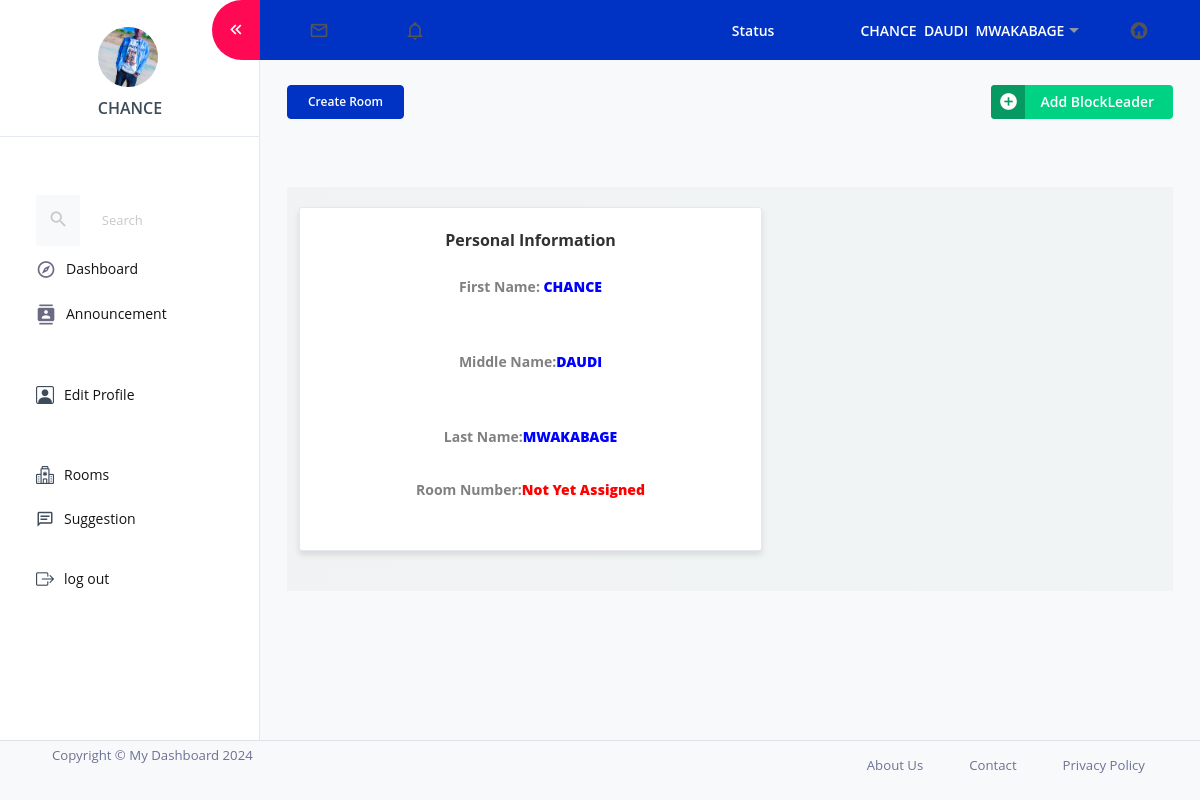
Screenshot of /dashboard/ (signed in) with the database file from the repository.
### authentication/models.py (models this page shows)
class User(AbstractBaseUser,PermissionsMixin):
    class UserRole(models.TextChoices):
        ADMIN="ADMIN","Admin"
        STUDENT="STUDENT","Student"
        WARDEN="WARDEN","Warden"
        BLOCK_LEADER="BLOCK_LEADER","Block_leader"
    first_name=models.CharField(max_length=250, blank=True,null=True)
    middle_name=models.CharField(max_length=250,blank=True,null=True)
    last_name=models.CharField(max_length=250,blank=True,null=True)
    email=models.EmailField(max_length=250,null=False,unique=True)
    role=models.CharField(max_length=250,choices=UserRole.choices)
    password=models.CharField(max_length=250,blank=False,null=False)
    phone_number=models.CharField(max_length=20,blank=True,null=True)
    has_room = models.BooleanField(default=False)
    room_number=models.CharField(max_length=250,default='Not Yet Assigned',null=True,blank=True)
    REQUIRED_FIELDS=[]
    USERNAME_FIELD='email'
    is_active=models.BooleanField(default=True)
    is_staff=models.BooleanField(default=False)
    is_superuser=models.BooleanField(default=False)
    bio=models.TextField(blank=True,null=True)
    profile_image=models.ImageField(upload_to='profile_pics/',default='default.jpg',blank=True,null=True)
    objects=userManager()

### authentication/views.py (the view)
# urls.py: path('dashboard/',views.dashboard,name='dashboard'),
def dashboard(request):
    rooms= Room.objects.filter(status='Not Full')
    users=User.objects.filter(email=request.user)
    return render(request,'accomodation/Dashboard.html',{"users":users})

### templates/accomodation/Dashboard.html (shortened to what this page needs)
{% extends './base.html' %}
    {% block content %}
    <form method="POST">
        <div class="container" style="width:100%;">
            <div class="card full-width-card w-100" >
              <h1 class="card-title">Personal Information</h1>
              <p class="card-text">
                {%for user in users%}
                <p>First Name: <strong style="color:blue;">{{user.first_name}}</strong></p><br><br>
                <p>Middle Name:<strong style="color:blue;">{{user.middle_name}}</strong></p><br><br>
                <p>Last Name:<strong style="color:blue;">{{user.last_name}}</strong></p><br>
                      {% if user.room_number != 'Not Yet Assigned' %}
                      <p>Room Number:<strong style="color:blue;">{{ user.room_number }}<p>
                          &nbsp;<a href="{%url 'release_room' user.id%}" class="btn btn-sm text-light btn-danger">Release Room</a>
                      {% else %}
                      <p>Room Number:<strong style="color:red;">{{ user.room_number }}<p>
                      {% endif %}
              </p>
                 {% endfor %}
              </p>
            </div>
           </div>
    </form>
    {% endblock %}

### templates/accomodation/base.html (shortened to what this page needs)
{% load static %}
<!DOCTYPE html>
<html lang="en">
  <head>
    <link rel="stylesheet" href="{%static 'accomodate/dashboard.css'%}">
    <link rel="stylesheet" href="{%static 'updates/suggestions.css'%}">
    <link rel="stylesheet" href="{%static 'accomodate/base1.css'%}">
  <link href="https://cdn.jsdelivr.net/npm/bootstrap@5.3.0/dist/css/bootstrap.min.css" rel="stylesheet">
  <link rel="stylesheet" href="https://cdn.jsdelivr.net/npm/bootstrap-icons@1.10.5/font/bootstrap-icons.css">
    <link rel="stylesheet" href="{%static 'accomodate/base.css'%}">
    <link rel="stylesheet" href=" {% static 'accomodate/materialdesignicons.min.css' %}">
    <link rel="stylesheet" href=" {%static 'accomodate/themify-icons.css'%} ">
    <link rel="stylesheet" href="  {% static 'accomodate/vendor.bundle.base.css' %} ">
    <link rel="stylesheet" href="{% static 'accomodate/font-awesome.min.css' %}">
    <link href="https://cdn.jsdelivr.net/npm/@mdi/font/css/materialdesignicons.min.css" rel="stylesheet">
    <link rel="stylesheet" href="assets/vendors/jquery-bar-rating/css-stars.css">
    <link rel="stylesheet" href="assets/vendors/font-awesome/css/font-awesome.min.css">
    <link rel="stylesheet" href=" {%static 'accomodate/style.css'%}">
  </head>
  <body>
    <form method="POST">
        <div class="container-scroller">
            <nav class="sidebar sidebar-offcanvas" id="sidebar">
              <ul class="nav">
                <li class="nav-item nav-profile border-bottom">
                  <a href="#" class="nav-link flex-column">
                    <div class="nav-profile-image">
                      {% if request.user.profile_image %}
                        <img src="{{ request.user.profile_image.url }}" alt="profile" class="rounded-circle" style="width: 60px; height: 60px; object-fit: cover;">
                      {% else %}
                        <img src="{% static 'assets/images/default_profile.png' %}" alt="default-profile" class="rounded-circle" style="width: 60px; height: 60px; object-fit: cover;">
                      {% endif %}
                      </div>
                    <div class="nav-profile-text d-flex ms-0 mb-3 flex-column">
                      <span class="fw-semibold mb-1 mt-2 text-center">{{ request.user.first_name }}</span>
                    </div>
                  </a>
                </li>
                <li class="nav-item pt-3">
                  <a class="nav-link d-block" href="index.html">
                  </a>
                  <form class="d-flex align-items-center" action="#">
                    <div class="input-group">
                      <div class="input-group-prepend">
                        <i class="input-group-text border-0 mdi mdi-magnify"></i>
                      </div>
                      <input type="text" class="form-control border-0" placeholder="Search">
                    </div>
                  </form>
                </li>
                <li class="nav-item">
                  <a class="nav-link" href="{%url 'dashboard'%}">
                    <i class="mdi mdi-compass-outline menu-icon"></i>
                    <span class="menu-title" href="">Dashboard</span>
                  </a>
                </li>
                <li class="nav-item">
                  <a class="nav-link" href="{%url 'annoucement'%}">
                    <i class="mdi mdi-contacts menu-icon"></i>
                    <span class="menu-title">Announcement</span>
                </li>
                <li class="nav-item">
                  <a class="nav-link" href="{%url 'edit_profile'%}">
                    <i class="bi bi-person-square"></i>
                    <span class="menu-title">Edit Profile</span>
                </li>
                <li class="nav-item">
                  <a class="nav-link" href="{%url 'rooms'%}">
                    <i class="bi bi-hospital"></i>
                    <span class="menu-title">Rooms</span>
                  </a>
                </li>
                <li class="nav-item">
                  <a class="nav-link" href="{%url 'suggestion'%}">
                    <i class="mdi mdi-message-text-outline"></i>
                    <span class="menu-title">Suggestion</span>
                  </a>
                </li>
                <li class="nav-item pt-3">
                  <a class="nav-link" href="{%url 'login'%}">
                    <i class="bi bi-box-arrow-right"></i>
                    <span class="menu-title">log out</span>
                  </a>
                </li>
              </ul>
            </nav>
            <div class="container-fluid page-body-wrapper">
              <nav class="navbar default-layout-navbar col-lg-12 col-12 p-0 fixed-top d-flex flex-row">
                <div class="navbar-menu-wrapper d-flex align-items-stretch">
                  <button class="navbar-toggler navbar-toggler align-self-center" type="button" data-toggle="minimize">
                    <span class="mdi mdi-chevron-double-left"></span>
                  </button>
                  <ul class="navbar-nav">
                    <li class="nav-item dropdown">
                      <a class="nav-link" id="messageDropdown" href="#" data-bs-toggle="dropdown" aria-expanded="false">
                        <i class="mdi mdi-email-outline"></i>
                      </a>
                    </li>
                    <li class="nav-item dropdown ms-3">
                      <a class="nav-link" id="notificationDropdown" href="#" data-bs-toggle="dropdown">
                        <i class="mdi mdi-bell-outline"></i>
                      </a>
                    </li>
                  </ul>
                  <ul class="navbar-nav navbar-nav-right">
                    <li class="nav-item nav-logout d-none d-md-block me-3">
                      <a class="nav-link" href="https://www.instagram.com/chancemwakabage?igsh=MWg3cXVmNWU0N2NrcQ==">Status</a>
                    </li>
                    <li class="nav-item nav-profile d-none d-md-block">
                      <a class="nav-link dropdown-toggle" id="profileDropdown" href="#" data-bs-toggle="dropdown" aria-expanded="false">
                        <div class="nav-profile-text">{{user.first_name}}&nbsp;&nbsp;{{user.middle_name}}&nbsp;&nbsp;{{user.last_name}}</div>
                      </a>
                    </li>
                    <li class="nav-item nav-logout d-none d-lg-block">
                      <a class="nav-link" href="{%url 'dashboard'%}">
                        <i class="mdi mdi-home-circle"></i>
                      </a>
                    </li>
                  </ul>
                </div>
              </nav>
              <div class="main-panel">
                <div class="content-wrapper pb-0">
                  <div class="page-header flex-wrap">
                    {% if request.user.is_superuser %}
                    <div class="header-left">
                       <button type="button" class="btn btn-primary" data-bs-toggle="modal" data-bs-target="#exampleModal1">
                            Create Room
                       </button>
                    </div>
                    {% endif %}
                    {% if request.user.is_superuser %}
<div class="header-right d-flex flex-wrap mt-2 mt-sm-0">
    <button type="button" class="btn btn-primary mt-2 mt-sm-0 btn-icon-text">
        <i class="mdi mdi-plus-circle"></i> Add BlockLeader
    </button>
</div>
{% endif %}
                  </div>
                  <br>
                     <br>
                    {%block content%}{%endblock content%}
                        </div>
                      </div>
                    </div>
            </div>
        </form>
        <footer class="footer">
          <div class="d-sm-flex justify-content-center justify-content-sm-between">
            <span class="text-muted d-block text-center text-sm-left d-sm-inline-block">Copyright © My Dashboard 2024</span>
            <ul class="nav justify-content-center justify-content-sm-end">
              <li class="nav-item">
                <a class="nav-link text-muted" href="https://www.instagram.com/chancemwakabage?igsh=MWg3cXVmNWU0N2NrcQ==">About Us</a>
              </li>
              <li class="nav-item">
                <a class="nav-link text-muted" href="https://wa.link/i9hlq6">Contact</a>
              </li>
              <li class="nav-item">
                <a class="nav-link text-muted" href="#">Privacy Policy</a>
              </li>
            </ul>
          </div>
        </footer>
        </body>
</html>

### static/accomodate/dashboard.css (style rules this page uses)
.container { display: flex; justify-content: center; align-items: center; height: 100vh; background: linear-gradient(to right, hsl(210, 14%, 95%), hsl(180, 13%, 95%)); padding: 20px; }
.card h1 { font-size: 24px; color: #333; margin-bottom: 15px; font-weight: bold; }
.card p { font-size: 16px; color: #555; margin-bottom: 10px; }
.card strong { color: #bec2c7; }
.full-width-card { width: 100%; max-width: 1000px; margin: 0 auto; border-radius: 12px; background-color: #fff; }
.card-title { font-size: 1.75rem; font-weight: 600; color: #2c3e50; }

### static/updates/suggestions.css (style rules this page uses)
body { background: #f4f7f9; font-family: 'Arial', sans-serif; }
.btn-primary { width: 100%; padding: 12px; font-size: 18px; font-weight: bold; border-radius: 6px; background: #007bff; border: none; transition: 0.3s; }
.card { background: white; padding: 20px; border-radius: 10px; box-shadow: 0px 3px 10px rgba(0, 0, 0, 0.1); margin-bottom: 15px; width: 80%; max-width: 800px; text-align: center; }
.card p { font-size: 14px; color: gray; font-weight: bold; }
.card h1 { font-size: 20px; color: #333; font-weight: normal; }
.container { display: flex; flex-direction: column; align-items: center; justify-content: center; padding: 20px; }
.card { background-color: #ffffff; border-radius: 12px; box-shadow: 0px 4px 15px rgba(0, 0, 0, 0.1); padding: 20px; margin-bottom: 20px; width: 100%; max-width: 800px; transition: transform 0.3s ease, box-shadow 0.3s ease; text-align: left; color: #333; }
.card h1 { font-size: 18px; color: #333; font-weight: 400; line-height: 1.6; margin: 0; }

### static/accomodate/base1.css (style rules this page uses)
.footer { background-color: #f8f9fa; padding: 1.5rem 0; border-top: 1px solid #dee2e6; color: #6c757d; font-size: 0.9rem; }
.footer .d-sm-flex { max-width: 1200px; margin: 0 auto; padding: 0 15px; }
.footer .text-muted { color: #6c757d; }
.footer .nav { margin-bottom: 0; }
.footer .nav-item { margin-left: 1rem; }
.footer .nav-link { color: #007bff; text-decoration: none; transition: color 0.3s ease; }
.nav-item .nav-link { display: flex; align-items: center; padding: 10px 15px; color: #f3ecec; text-decoration: none; transition: background-color 0.2s ease; }
.nav-item .nav-link i { font-size: 18px; margin-right: 10px; color: #555; }
.nav-item .menu-title { font-size: 16px; font-weight: 500; }

### static/accomodate/base.css (style rules this page uses)
.card { border-radius: 6px; background-color: rgb(240, 248, 255); box-shadow: rgb(240, 248, 255); margin: 5px; padding: 100%; width: 100%; display: flex; padding-left: 10px; padding-right: 10px; justify-content: space-between; align-items: center; border: solid; box-sizing: border-box; box-sizing: content-box; flex-direction: row; height: 100%; }
.full-width-card { width: 100%; max-width: 600px; margin: auto; padding: 20px; border-radius: 10px; box-shadow: 0px 4px 6px rgba(0, 0, 0, 0.1); }
.container { display: grid; grid-template-columns: repeat(2, 1fr); grid-template-rows: auto auto; gap: 20px; padding: 20px; flex-wrap: wrap; height: auto; }

### rows the page displays
User: user.profile_image (picture), user.first_name "CHANCE", first_name "CHANCE", middle_name "DAUDI", last_name "MWAKABAGE", room_number "Not Yet Assigned"
